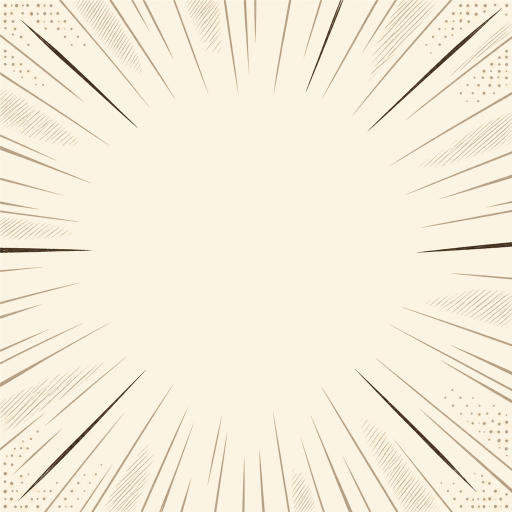
#> input picture ArtGen/BattleIntro/tai_ve/vs_nen.png, 1024 x 1024 px, given in place of L1_duyet.png, which was not available (shown at 1/2 size)
$ python tm06_khop_ham.py
#> lines starting #> are read from the running program, lines starting #| are printed output that depends on the picture; after the words box and inside, x2 and y2 are one past the last pixel; in counts of white or black regions, pixels touching at a corner belong together
### ArtGen/Spine/tm06_place.py
# -*- coding: utf-8 -*-
"""tm06: dò vị trí, tỉ lệ (ngang, dọc), góc của từng mảnh GPT trên concept đã chọn (SQDIFF có mặt nạ trên Lab: dò thô quanh gợi ý
đọc trên concept kẻ lưới rồi dò tinh). Mảnh dài vẽ duỗi thẳng (lá mang) đặt theo hai đầu khớp đọc trên concept. Ra
inbox/tm06_<k>/place.json (toạ độ concept px; tâm ảnh mảnh đã cắt sát) và rig/so_ghep.png (concept | ghép mảnh | khác biệt) + IoU.
Cần cv2:

    D:/spine-venv/Scripts/python -I ArtGen/Spine/tm06_place.py 1 [mảnh ...]
"""
import json
import math
import os
import sys

import cv2
import numpy as np
from PIL import Image

sys.stdout.reconfigure(encoding="utf-8")
sys.path.insert(0, os.path.dirname(os.path.abspath(__file__)))
HERE = os.path.dirname(os.path.abspath(__file__))
CODE = "tm06"

from tm06_cfg import DRAW, HINT, NOI, TWO  # noqa: E402


def inbox(k, *p):
    return os.path.join(HERE, "inbox", f"{CODE}_{k}", *p)


def fg_mask(rgb, light=222, sat=32):
#> called with light = 222, sat = 32
    mn = rgb.min(2).astype(np.int16)
    mx = rgb.max(2).astype(np.int16)
    lite = ((mn > light) & (mx - mn < sat)).astype(np.uint8)
#> lite: shape (1024, 1024); values 0 (black) and 1 (white), 89.8% white; 734 black regions (402 under 20 px), largest, box (x1, y1, x2, y2) and area: (0, 723, 209, 867) 3481, (739, 0, 876, 151) 3226, (32, 739, 293, 1011) 3172
    n, lab = cv2.connectedComponents(lite, connectivity=4)
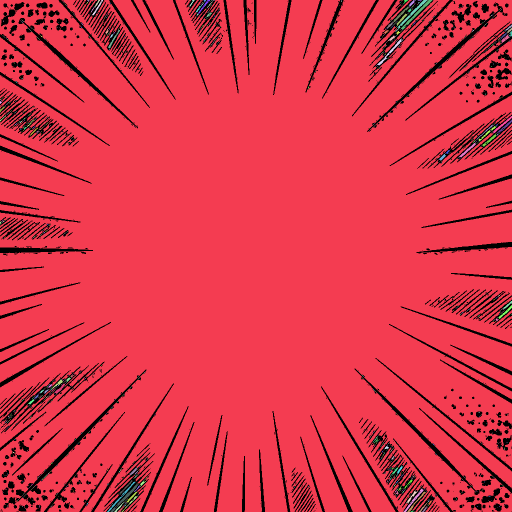
#> lab: shape (1024, 1024) int32 (shown at 1/2 size); 1849 distinct labels, from 0 to 1848; one colour per label, 0 black
#> n = 1849
    border = np.unique(np.concatenate([lab[0], lab[-1], lab[:, 0], lab[:, -1]]))
#> border = 40 values from 0 to 1847
    bg = np.isin(lab, border[border > 0]) & (lite > 0)
#> bg: shape (1024, 1024) bool; 89.2% white; 730 black regions (398 under 20 px), largest, box (x1, y1, x2, y2) and area: (0, 723, 209, 867) 4180, (739, 0, 876, 151) 4154, (32, 739, 293, 1011) 3320
    fg = (~bg).astype(np.uint8)
    return cv2.morphologyEx(fg, cv2.MORPH_OPEN, np.ones((3, 3), np.uint8))
#> returned value: shape (1024, 1024); values 0 (black) and 1 (white), 8.3% white; 453 white regions (158 under 20 px), largest, box (x1, y1, x2, y2) and area: (32, 770, 264, 1009) 2983, (753, 23, 991, 245) 2458, (37, 745, 150, 824) 2058


def lab_f(rgb):
    return cv2.cvtColor(np.ascontiguousarray(rgb), cv2.COLOR_RGB2LAB).astype(np.float32)


# [197 lines left out: functions nap, bien_doi, do, dat_hai_dau, ghep, place, not called in this run]


# [3 lines that do not run on import are left out]

### ArtGen/Spine/tm06_lai.py
# -*- coding: utf-8 -*-
"""tm06 dạng 2, cách lai (đặc tả mục 5): thân + đầu trên + vòng cổ + vây lưng/đuôi + chân + bình + nắp CẮT THẲNG TỪ CONCEPT (vùng
loang từ hạt giống, nét mực là tường, nét mực và ô kín lấy nhãn gần nhất), mảnh GPT đã đặt (place.json) làm nguồn vẽ bù chỗ bị che
(lưng dưới bình, gáy dưới mang, thân dưới đỉnh chân, miệng bình dưới nắp). Hàm dưới, lòng miệng, mí, lá mang vẫn dùng mảnh GPT.
Ra inbox/tm06_2/lai/: <lớp>.png (cắt sát), nhan_than.png (nhãn vùng của lớp thân, để chia trọng số), meta.json (khung từng lớp, px
concept), nhan.png và lop.png để soi. Cần cv2:

    D:/spine-venv/Scripts/python -I ArtGen/Spine/tm06_lai.py
"""
import json
import os
import sys

import cv2
import numpy as np
from PIL import Image

sys.stdout.reconfigure(encoding="utf-8")
sys.path.insert(0, os.path.dirname(os.path.abspath(__file__)))
import tm06_place as PL  # noqa: E402

HERE = os.path.dirname(os.path.abspath(__file__))
K = 2
NAMES = ["duoi", "than", "co", "dau", "ham", "mang", "binh", "nap", "chan1", "chan2", "chan3", "chan4"]
# hạt giống (px concept dạng 2): ("line", [điểm], dày) | ("poly", [điểm])
SEED = {
    "duoi": [("line", [(150, 470), (260, 520), (380, 555), (440, 565)], 12)],
    "than": [("line", [(455, 668), (780, 676)], 10), ("line", [(975, 676), (1060, 650)], 8), ("line", [(330, 560), (520, 555)], 10),
             ("line", [(960, 575), (1005, 580)], 8), ("line", [(570, 588), (875, 600)], 6)],
    "co": [("line", [(1030, 505), (1050, 560), (1062, 618)], 9)],
    "dau": [("poly", [(1150, 482), (1330, 472), (1382, 520), (1360, 556), (1172, 562)])],
    "ham": [("line", [(1125, 600), (1250, 612), (1360, 604)], 7)],
    "binh": [("poly", [(565, 402), (878, 402), (888, 498), (566, 518)]), ("line", [(610, 540), (850, 546)], 6)],
    "nap": [("poly", [(684, 264), (868, 264), (868, 316), (684, 316)]), ("line", [(786, 206), (856, 206)], 6)],
    "chan1": [("poly", [(362, 612), (428, 606), (430, 682), (372, 690)]), ("line", [(392, 690), (392, 772)], 14)],
    "chan2": [("line", [(640, 702), (645, 772)], 10)],
    "chan3": [("poly", [(848, 616), (938, 610), (944, 690), (862, 700)]), ("line", [(900, 700), (902, 772)], 14)],
    "chan4": [("poly", [(1162, 642), (1228, 640), (1248, 700), (1182, 710)]), ("line", [(1232, 712), (1262, 772)], 14)],
}
# vùng được phép của một phần (đa giác px concept): phần lọt ra ngoài trả cho nhãn bên cạnh
CLAMP = {"binh": [(520, 285), (915, 285), (915, 572), (520, 572)]}
# ép vùng sau khi loang (đa giác px concept): sửa chỗ loang lấn
OVERRIDE = {}
MAIN = ("duoi", "than", "co", "dau")      # lớp thân liền một lưới
NEAR_LEGS = ("chan1", "chan3", "chan4")   # chân trước thân
GROW = 38                                  # px concept: lớp dưới mọc thêm dưới lớp trên
DUI = 22                                   # px concept: đùi phần cao hơn đường bụng - DUI (vồng thêm CUNG) thuộc thân
CUNG = 22
HAM_GIU_X = 1165                           # px concept: phần hàm concept bên trái x này (góc hàm dưới má) ở lại lớp thân


def inbox(*p):
    return os.path.join(HERE, "inbox", f"tm06_{K}", *p)


def seeds(shape):
#> called with shape = (1024, 1024)
    mk = np.full(shape, -1, np.int32)
    for i, n in enumerate(NAMES):
        for s in SEED.get(n, []):
            if s[0] == "line":
                cv2.polylines(mk, [np.array(s[1], np.int32)], False, i, int(s[2]))
            else:
                cv2.fillPoly(mk, [np.array(s[1], np.int32)], i)
    return mk


def fill_nearest(lab, need):
    src = (lab >= 0) & ~need
    if not need.any() or not src.any():
        return lab
    d, li = cv2.distanceTransformWithLabels((~src).astype(np.uint8), cv2.DIST_L2, 5, labelType=cv2.DIST_LABEL_PIXEL)
    ys, xs = np.nonzero(src)
    out = lab.copy()
    out[need] = lab[ys, xs][li[need] - 1]
    return out


def labels(rgb, fg):
    lab = seeds(fg.shape)
    lab[fg == 0] = -1
    r, g, b = (rgb[:, :, c].astype(np.int16) for c in range(3))
    red = (r > 150) & (g < 115) & (b < 115) & (r - g > 70) & (np.abs(g - b) < 45) & (fg > 0)
#> red: shape (1024, 1024) bool; every value is 0
    red = cv2.morphologyEx(red.astype(np.uint8), cv2.MORPH_OPEN, np.ones((3, 3), np.uint8)) > 0
    lab[red] = NAMES.index("mang")
    fin = (b > 200) & (r < 175) & (g > 150) & (b - g > 18) & (fg > 0)
    ys, xs = np.mgrid[0:fg.shape[0], 0:fg.shape[1]]
    finb = fin & (ys < 640)
    lab[finb & (xs < 470)] = NAMES.index("duoi")
    lab[finb & (xs >= 470) & (lab < 0)] = NAMES.index("than")
    ink = (rgb.mean(2) < 72) & (fg > 0)
#> ink: shape (1024, 1024) bool; 0.64% white; 14 white regions (6 under 20 px), largest, box (x1, y1, x2, y2) and area: (754, 27, 991, 245) 1230, (55, 52, 258, 240) 1165, (43, 770, 263, 995) 1111
    dom = (fg > 0) & ~ink
#> dom: shape (1024, 1024) bool; 7.6% white; 532 white regions (236 under 20 px), largest, box (x1, y1, x2, y2) and area: (37, 745, 150, 824) 2058, (32, 770, 264, 1009) 1832, (842, 60, 1024, 216) 1642
    k3 = np.ones((3, 3), np.uint8)
    for _ in range(800):
        miss = dom & (lab < 0)
        gg = cv2.dilate(lab.astype(np.float32) + 1, k3).astype(np.int32) - 1
        upd = miss & (gg >= 0)
        if not upd.any():
            break
        lab[upd] = gg[upd]
#> lab: shape (1024, 1024) int32; 5 distinct labels, from -1 to 10
    lab = fill_nearest(lab, (fg > 0) & (lab < 0))
#> in fill_nearest, `src = (lab >= 0) & ~need`: src: shape (1024, 1024) bool; 0.75% white; 17 white regions (5 under 20 px), largest, box (x1, y1, x2, y2) and area: (842, 60, 1024, 216) 1642, (753, 23, 991, 245) 1183, (819, 184, 1024, 308) 1125
#> in fill_nearest, `d, li = cv2.distanceTransformWithLabels((~src).astype(np.uint8), cv2.D..`:
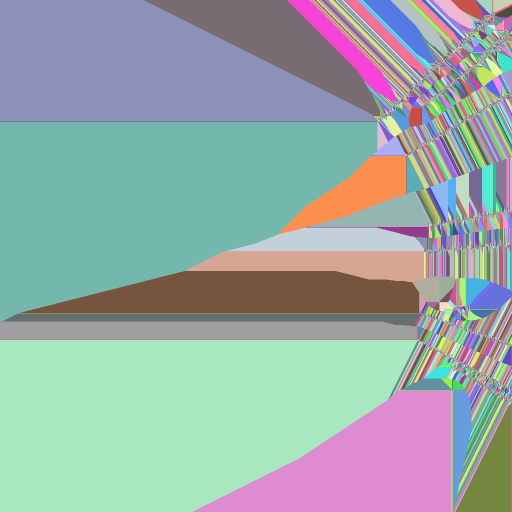
#> li: shape (1024, 1024) int32 (shown at 1/2 size); 7880 distinct labels, from 1 to 7880; one colour per label, 0 black
#> in fill_nearest, `ys, xs = np.nonzero(src)`: ys = 7880 values from 23 to 806; xs = 7880 values, max 1023 at index 594, min 753 at index 3429, mean 936.5
#> in fill_nearest, `out[need] = lab[ys, xs][li[need] - 1]`:
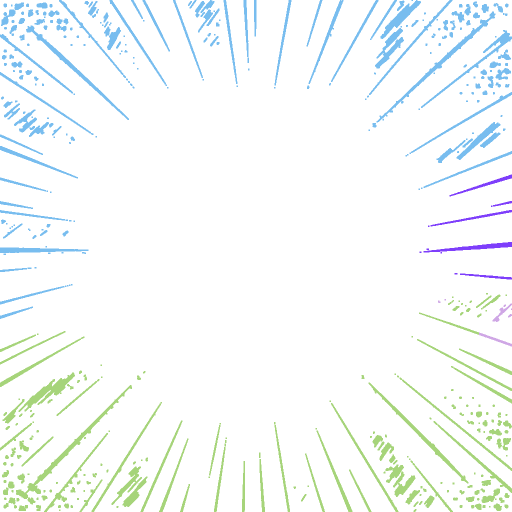
#> out: shape (1024, 1024) int32 (shown at 1/2 size); 5 distinct labels, from -1 to 10; one colour per label, 0 black, -1 white
    cnt = np.stack([cv2.boxFilter((lab == i).astype(np.float32), -1, (7, 7), normalize=False) for i in range(len(NAMES))], 0)
    lab2 = np.where(fg > 0, cnt.argmax(0), -1).astype(np.int32)
#> lab2: shape (1024, 1024) int32; 5 distinct labels, from -1 to 10
    lab2[red] = NAMES.index("mang")
    for n, polys in OVERRIDE.items():
        for pg in polys:
            m = np.zeros(fg.shape, np.uint8)
            cv2.fillPoly(m, [np.array(pg, np.int32)], 1)
            lab2[(m > 0) & (fg > 0)] = NAMES.index(n)
    for i in range(len(NAMES)):
        nc, cl, st, _ = cv2.connectedComponentsWithStats((lab2 == i).astype(np.uint8), connectivity=8)
        if nc <= 2:
            continue
        big = 1 + int(np.argmax(st[1:, cv2.CC_STAT_AREA]))
        for c in range(1, nc):
            if c != big and st[c, cv2.CC_STAT_AREA] < 400 and NAMES[i] != "mang":
                lab2[cl == c] = -1
#> this loop made 12 passes
#> nc on passes 1, 3, 4, 5, 6, 9, 10, 12: 1, 1, 1, 1, 1, 1, 1, 1
#> (nc, big) on passes 2, 7, 8, 11: (8, 7), (12, 6), (237, 47), (201, 40)
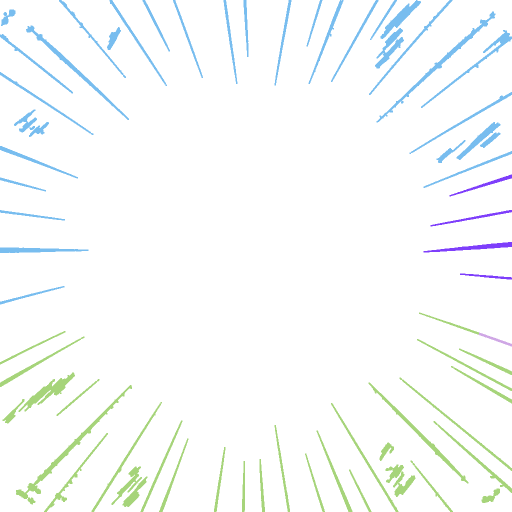
#> lab2: shape (1024, 1024) int32 (shown at 1/2 size); 5 distinct labels, from -1 to 10; one colour per label, 0 black, -1 white
    for n, pg in CLAMP.items():
        m = np.zeros(fg.shape, np.uint8)
        cv2.fillPoly(m, [np.array(pg, np.int32)], 1)
        out_ = (lab2 == NAMES.index(n)) & (m == 0)
        lab2[out_] = -1
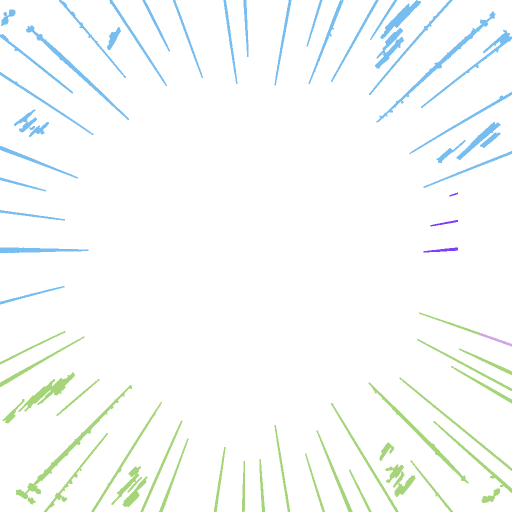
#> lab2: shape (1024, 1024) int32 (shown at 1/2 size); 5 distinct labels, from -1 to 10; one colour per label, 0 black, -1 white
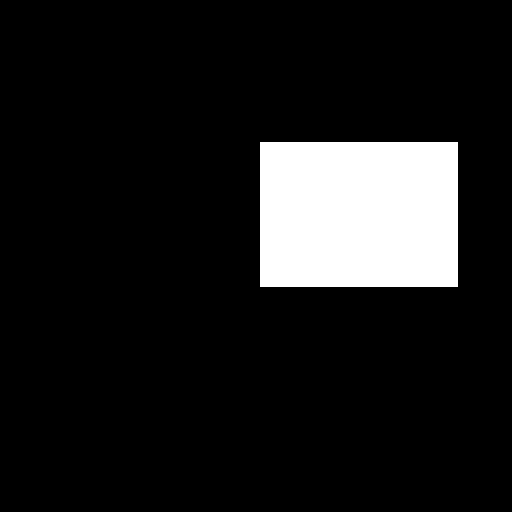
#> m: shape (1024, 1024) (shown at 1/2 size); values 0 (black) and 1 (white), 10.9% white; 1 white region, box (x1, y1, x2, y2) and area: (520, 285, 916, 573) 114048
    lab2 = fill_nearest(lab2, (fg > 0) & (lab2 < 0))
#> in fill_nearest (call 2), `d, li = cv2.distanceTransformWithLabels((~src).astype(np.uint8), cv2.D..`:
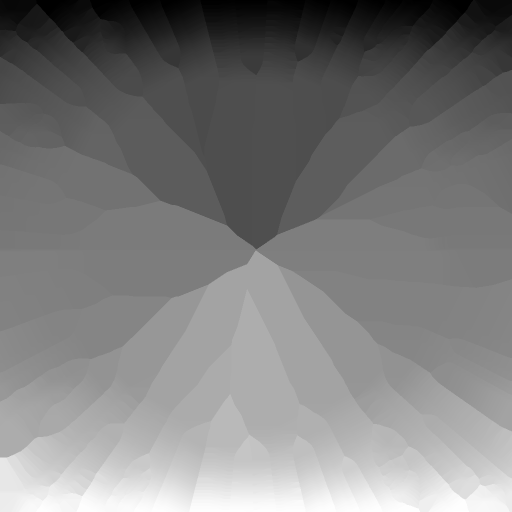
#> li: shape (1024, 1024) int32 (shown at 1/2 size); min 1, max 60005, mean 29471.2; drawn with min black and max white
#> in fill_nearest (call 2), `out[need] = lab[ys, xs][li[need] - 1]`: out: shape (1024, 1024) int32; 5 distinct labels, from -1 to 10
    return lab2


# [17 lines left out: functions bo_muc, ve_bu, not called in this run]


def gpt_layer(parts, out, n):
    """ảnh RGBA cỡ concept của một mảnh GPT đã đặt (place.json)."""
    return PL.ghep(REF_SHAPE, {n: parts[n]}, out, [n])


def soft_alpha(m):
    a = cv2.GaussianBlur(m.astype(np.float32), (3, 3), 0.8)
    return (np.clip(a * 1.15, 0, 1) * 255).astype(np.uint8)


# [213 lines left out: functions ke_ranh, main, not called in this run]


# [2 lines that do not run on import are left out]

### ArtGen/Spine/tm06_khop_ham.py
# -*- coding: utf-8 -*-
"""tm06 dạng 2: khớp hàm dưới GPT vào vùng hàm cắt từ concept bằng IoU mặt nạ (dò tỉ lệ ngang, dọc, góc, vị trí), ghi lại
place.json["parts"]["ham"]. Cần cv2:

    D:/spine-venv/Scripts/python -I ArtGen/Spine/tm06_khop_ham.py
"""
import json
import os
import sys

import cv2
import numpy as np
from PIL import Image

sys.stdout.reconfigure(encoding="utf-8")
sys.path.insert(0, os.path.dirname(os.path.abspath(__file__)))
import tm06_lai as A  # noqa: E402
import tm06_place as PL  # noqa: E402


def main():
    rgb = np.array(Image.open(A.inbox("tai_ve", "L1_duyet.png")).convert("RGB"))
    fg = PL.fg_mask(rgb) > 0
    lab = A.labels(rgb, fg)
    tgt = lab == A.NAMES.index("ham")
    ys, xs = np.nonzero(tgt)
#> ys = empty array; xs = empty array
    cx0, cy0 = xs.mean(), ys.mean()
#> cx0 = nan; cy0 = nan
#> (the run stopped early here; a loop or call above may not have finished)

$ run again, on ArtGen/Spine/inbox/quai_bun_so_concept.jpg
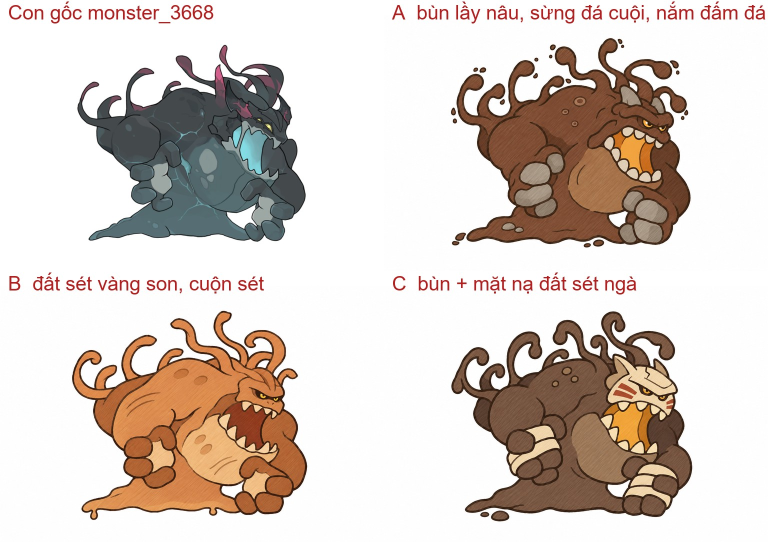
#> input picture ArtGen/Spine/inbox/quai_bun_so_concept.jpg, 1536 x 1084 px, given in place of L1_duyet.png, which was not available (shown at 1/2 size)
#> in main, rgb is the input picture: shape (1084, 1536, 3); mean R, G, B 216.5, 205.3, 198
#> lite: shape (1084, 1536); values 0 (black) and 1 (white), 68.9% white; 144 black regions (4 under 20 px), largest, box (x1, y1, x2, y2) and area: (902, 622, 1385, 1034) 129597, (913, 76, 1382, 490) 127692, (144, 621, 615, 1040) 124687
#> n = 58
#> border = [1]
#> bg: shape (1084, 1536) bool; 68.4% white; 144 black regions (4 under 20 px), largest, box (x1, y1, x2, y2) and area: (902, 622, 1385, 1034) 130504, (913, 76, 1382, 490) 128536, (144, 621, 615, 1040) 125606
#> fin: shape (1084, 1536) bool; 0% white in thin lines or dots, all inside (x1, y1, x2, y2) = (491, 304, 494, 306)
#> ink: shape (1084, 1536) bool; 6.4% white; 953 white regions (891 under 20 px), largest, box (x1, y1, x2, y2) and area: (903, 623, 1384, 1034) 31796, (913, 77, 1381, 489) 30564, (155, 90, 611, 483) 19450
#> dom: shape (1084, 1536) bool; 25.2% white; 1790 white regions (1421 under 20 px), largest, box (x1, y1, x2, y2) and area: (166, 625, 566, 1037) 74724, (157, 131, 588, 484) 72783, (937, 97, 1344, 483) 59331
#> src: shape (1084, 1536) bool; 20.1% white; 112 white regions (2 under 20 px), largest, box (x1, y1, x2, y2) and area: (157, 131, 611, 484) 78390, (166, 625, 566, 1037) 75245, (937, 97, 1360, 490) 65007
#> out: shape (1084, 1536) int32; 10 distinct labels, from -1 to 11
#> the loop in labels, `for i in range(len(NAMES)):` made 12 passes
#> (nc, big) on passes 1, 2, 3, 4, 6, 9, 11, 12: (4, 1), (22, 1), (4, 2), (25, 2), (136, 134), (4, 2), (3, 2), (6, 1)
#> after the loop in labels, `for n, pg in CLAMP.items():`:
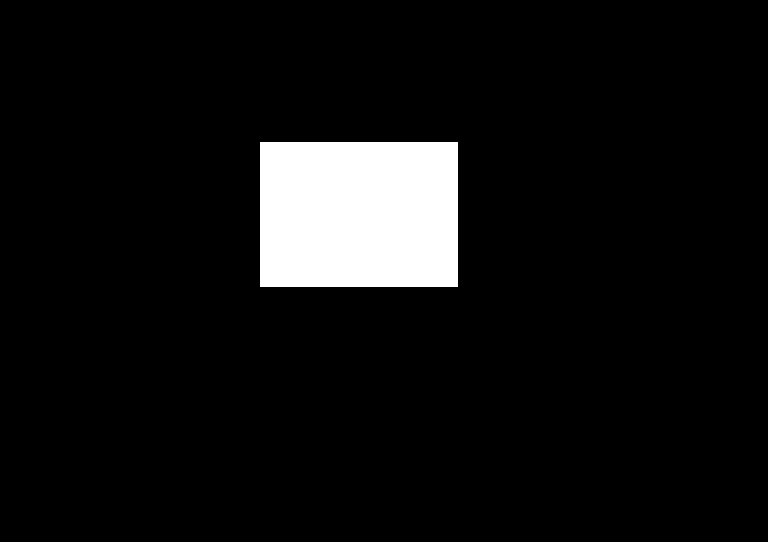
#> m: shape (1084, 1536) (shown at 1/2 size); values 0 (black) and 1 (white), 6.8% white; 1 white region, box (x1, y1, x2, y2) and area: (520, 285, 916, 573) 114048
#> src: shape (1084, 1536) bool; 30.9% white; 133 white regions (8 under 20 px), largest, box (x1, y1, x2, y2) and area: (902, 622, 1385, 1034) 130283, (913, 76, 1381, 490) 128529, (144, 621, 615, 1040) 125194
#> in fill_nearest (call 2), `out[need] = lab[ys, xs][li[need] - 1]`:
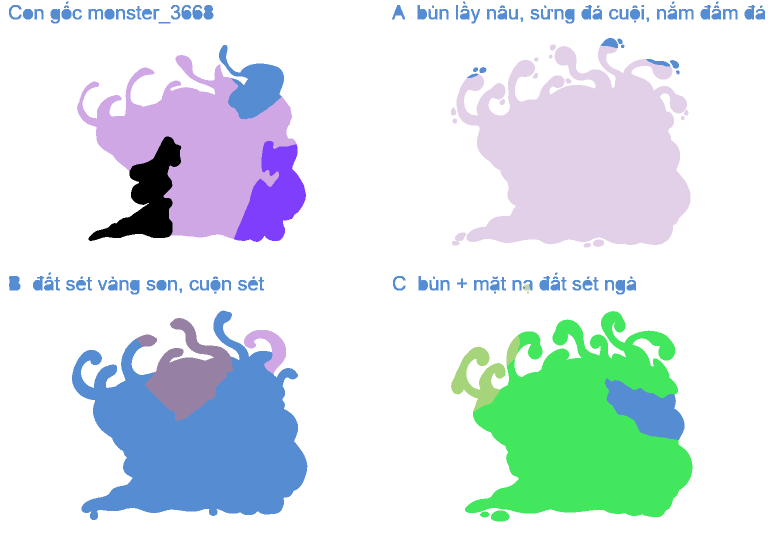
#> out: shape (1084, 1536) int32 (shown at 1/2 size); 10 distinct labels, from -1 to 11; one colour per label, 0 black, -1 white
#> ys = empty array
#> cx0 = nan
